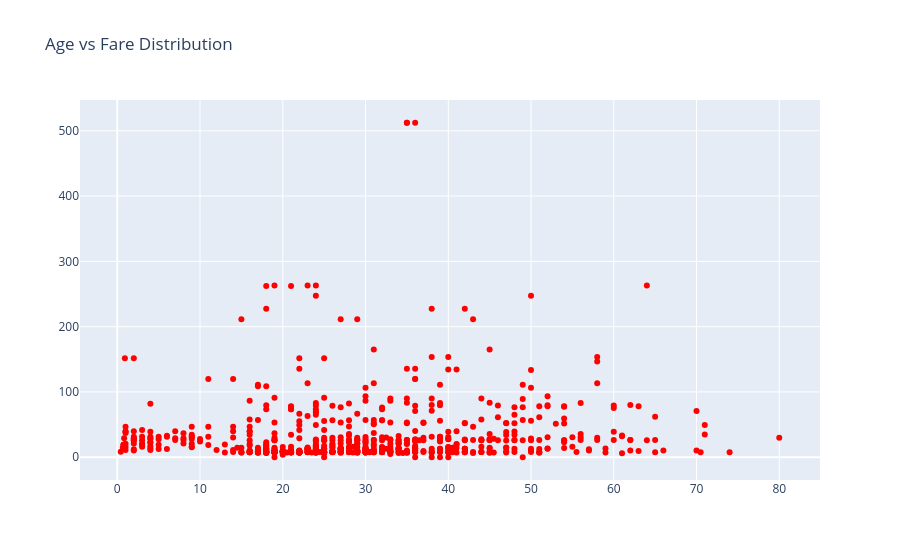

Here is the notebook cell this chart was saved with:
### Code cell
trace=go.Scatter(x=data['Age'],y=data['Fare'],
                 mode='markers',
                 marker={'color':'red'})
layout=go.Layout(title= "Age vs Fare Distribution")
fig=go.Figure(data=trace,layout=layout)
fig.show()

### Figure 1 — Plotly figure (JSON) as saved in the notebook; plotly's stock layout.template omitted (floating-point values rounded to 4 significant figures; data arrays with more than 128 entries replaced by an {"elided": "..."} marker saying what was removed)
{"data": [{"marker": {"color": "red"}, "mode": "markers", "type": "scatter", "x": {"elided": "891 float values"}, "y": {"elided": "891 float values"}}], "layout": {"title": {"text": "Age vs Fare Distribution"}}}
